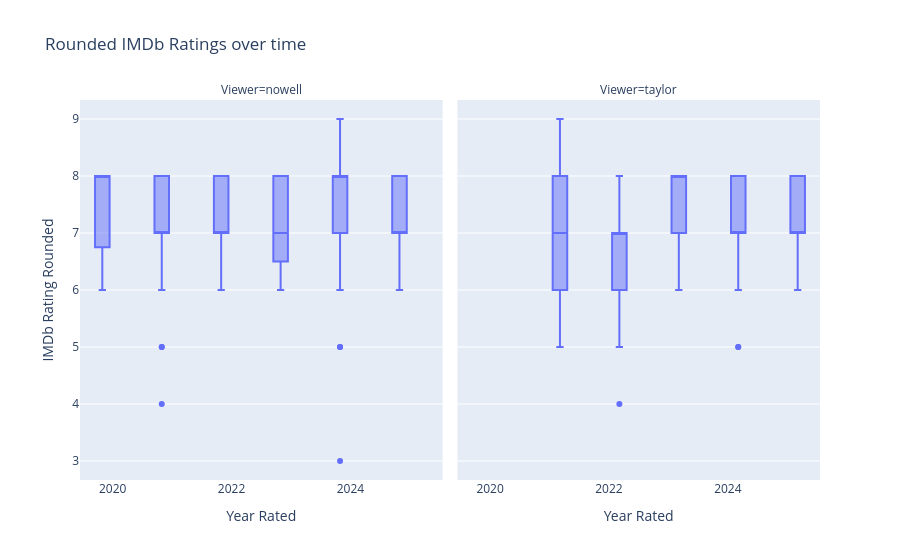

Notebook source saved alongside this figure:
### Code cell
px.box(data_frame=df, y='IMDb Rating Rounded', x='Year Rated',
title = 'Rounded IMDb Ratings over time',
facet_col = 'Viewer',
hover_data={
        'Title': True,
        'User Rating': ':.2f',
        'IMDb Rating': ':.2f',
    } )

### Figure 1 — Plotly figure (JSON) as saved in the notebook; plotly's stock layout.template omitted (floating-point values rounded to 4 significant figures; data arrays with more than 128 entries replaced by an {"elided": "..."} marker saying what was removed)
{"data": [{"alignmentgroup": "True", "customdata": {"elided": "290x3 mixed values"}, "hovertemplate": "Viewer=nowell<br>Year Rated=%{x}<br>IMDb Rating Rounded=%{y}<br>Title=%{customdata[0]}<br>User Rating=%{customdata[1]:.2f}<br>IMDb Rating=%{customdata[2]:.2f}<extra></extra>", "legendgroup": "", "marker": {"color": "#636efa"}, "name": "", "notched": false, "offsetgroup": "", "orientation": "v", "showlegend": false, "type": "box", "x": {"elided": "290 int values"}, "x0": " ", "xaxis": "x", "y": {"elided": "290 float values"}, "y0": " ", "yaxis": "y"}, {"alignmentgroup": "True", "customdata": {"elided": "133x3 mixed values"}, "hovertemplate": "Viewer=taylor<br>Year Rated=%{x}<br>IMDb Rating Rounded=%{y}<br>Title=%{customdata[0]}<br>User Rating=%{customdata[1]:.2f}<br>IMDb Rating=%{customdata[2]:.2f}<extra></extra>", "legendgroup": "", "marker": {"color": "#636efa"}, "name": "", "notched": false, "offsetgroup": "", "orientation": "v", "showlegend": false, "type": "box", "x": {"elided": "133 int values"}, "x0": " ", "xaxis": "x2", "y": {"elided": "133 float values"}, "y0": " ", "yaxis": "y2"}], "layout": {"annotations": [{"font": {}, "showarrow": false, "text": "Viewer=nowell", "x": 0.245, "xanchor": "center", "xref": "paper", "y": 1, "yanchor": "bottom", "yref": "paper"}, {"font": {}, "showarrow": false, "text": "Viewer=taylor", "x": 0.755, "xanchor": "center", "xref": "paper", "y": 1, "yanchor": "bottom", "yref": "paper"}], "boxmode": "group", "legend": {"tracegroupgap": 0}, "title": {"text": "Rounded IMDb Ratings over time"}, "xaxis": {"anchor": "y", "domain": [0, 0.49], "title": {"text": "Year Rated"}}, "xaxis2": {"anchor": "y2", "domain": [0.51, 1], "matches": "x", "title": {"text": "Year Rated"}}, "yaxis": {"anchor": "x", "domain": [0, 1], "title": {"text": "IMDb Rating Rounded"}}, "yaxis2": {"anchor": "x2", "domain": [0, 1], "matches": "y", "showticklabels": false}}}
